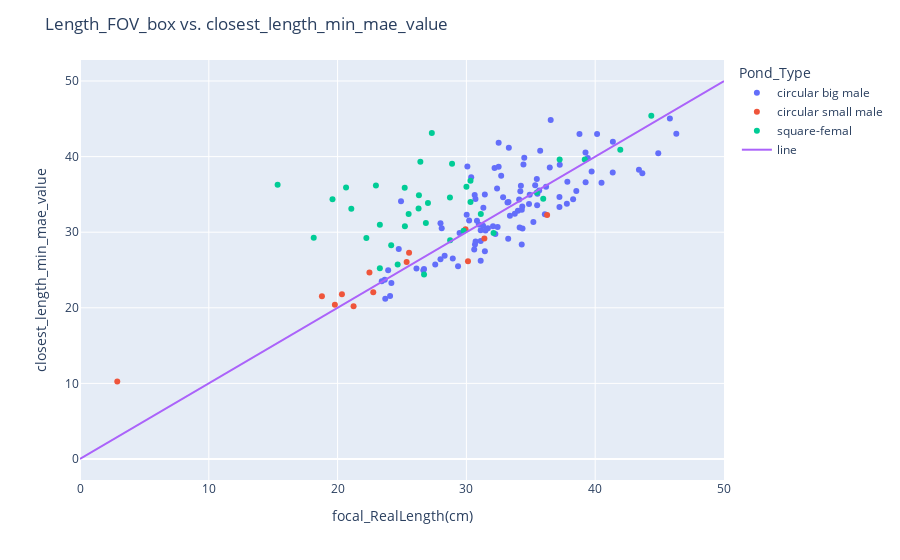

Notebook source saved alongside this figure:
### Code cell
import plotly.express as px





df['min_mpe_length-'] = df.apply(lambda row: row['Length_fov(mm)'] - row['Length_fov(mm)'] * row['min_mpe']/100, axis=1)
                                
df['min_mpe_length+']= df.apply(lambda row: row['Length_fov(mm)'] + row['Length_fov(mm)'] * row['min_mpe']/100, axis=1)

df['min_mae_length-'] = df.apply(lambda row: row['Length_fov(mm)'] -  row['min_mae'], axis=1)
df['min_mae_length+'] = df.apply(lambda row: row['Length_fov(mm)'] +  row['min_mae'], axis=1)




def get_closest_length_and_distance(row, target_length1,true_length2):
    lengths = [row['Length_1'], row['Length_2'], row['Length_3']]
    closest_length_1 = min(lengths, key=lambda x: abs(x - target_length1))
    distance_1 = abs(closest_length_1 - target_length1)
    closest_length_2 = min(lengths, key=lambda x: abs(x - true_length2))
    distance_2 = abs(closest_length_2 - true_length2)

    if distance_1 < distance_2:
        closest_length = closest_length_1
        distance = distance_1
    else:
        closest_length = closest_length_2
        distance = distance_2


    return closest_length, distance

# Apply the function to find the closest length and distance to min_mpe_length-
df['closest_length_min_mpe'] = df.apply(
    lambda row: (get_closest_length_and_distance(row, row['min_mpe_length-'],row['min_mpe_length+'])), axis=1
)

df['closest_length_min_mae'] = df.apply( lambda row: (get_closest_length_and_distance(row, row['min_mae_length-'],row['min_mae_length+'])), axis=1)

# Apply the function to find the closest length and distance to min_mpe_length+
df['closest_length_min_mae_value']=df['closest_length_min_mae'].apply(lambda x: x[0] if isinstance(x, tuple) else x)
# Assuming df cont



import plotly.graph_objects as go


#scatter plot between length_fov and closest_length_min_mae_value
fig = px.scatter(df,color='Pond_Type',x= 'focal_RealLength(cm)', y='closest_length_min_mae_value', hover_data=['Label', 'PrawnID'])
#add title
fig.update_layout(title=f'pinhole vs. closest_length_min_mae_value')
fig.add_trace(go.Scatter(x=[0, 50], y=[0, 50], mode='lines', name='line'))

#save the plot to png
fig.write_image(f'carapace pinhole vs. closest_length_min_mae_value.png')
#add a trendline

#add line


fig.show()
#
#

### Figure 1 — Plotly figure (JSON) as saved in the notebook; plotly's stock layout.template omitted (floating-point values rounded to 4 significant figures; data arrays with more than 128 entries replaced by an {"elided": "..."} marker saying what was removed)
{"data": [{"customdata": {"elided": "99x2 str values"}, "hovertemplate": "Pond_Type=circular big male<br>focal_RealLength(cm)=%{x}<br>closest_length_min_mae_value=%{y}<br>Label=%{customdata[0]}<br>PrawnID=%{customdata[1]}<extra></extra>", "legendgroup": "circular big male", "marker": {"color": "#636efa", "symbol": "circle"}, "mode": "markers", "name": "circular big male", "orientation": "v", "showlegend": true, "type": "scatter", "x": [39.42, 28.31, 44.9, 23.43, 31.11, 31.29, 35.51, 34.0, 34.3, 33.76, 30.82, 31.67, 39.26, 32.19, 24.18, 38.78, 29.47, 34.92, 27.58, 23.66, 34.1, 30.21, 33.24, 34.36, 30.07, 34.34, 34.3, 35.49, 36.47, 31.44, 34.13, 33.38, 41.36, 35.65, 43.66, 30.61, 36.09, 32.38, 39.72, 31.32, 33.27, 37.84, 27.99, 40.49, 34.23, 34.19, 27.99, 26.12, 43.4, 23.7, 30.67, 46.3, 34.86, 38.29, 39.25, 24.75, 30.71, 31.43, 32.07, 30.64, 37.25, 26.71, 30.37, 36.55, 40.15, 37.23, 37.23, 23.93, 35.47, 24.92, 34.49, 32.7, 33.3, 32.5, 32.5, 32.25, 33.19, 30.7, 34.43, 37.8, 32.85, 26.66, 36.19, 31.49, 32.42, 29.35, 31.11, 31.11, 38.53, 30.02, 35.73, 28.94, 24.08, 35.34, 41.37, 30.97, 35.2, 28.08, 45.8], "xaxis": "x", "y": [39.8, 26.89, 40.45, 23.5, 30.25, 30.86, 35.08, 32.85, 32.98, 32.45, 31.52, 30.53, 36.61, 38.49, 23.27, 42.99, 29.89, 34.97, 25.73, 23.71, 34.33, 31.56, 29.14, 30.47, 38.68, 33.38, 28.38, 33.57, 38.57, 27.48, 30.64, 32.18, 37.9, 35.52, 37.8, 27.72, 32.39, 35.79, 38.04, 33.24, 33.98, 36.67, 31.19, 36.55, 36.14, 35.42, 26.41, 25.19, 38.26, 21.2, 28.36, 43.03, 33.72, 34.37, 40.55, 27.78, 28.78, 34.97, 30.79, 34.92, 38.92, 25.12, 37.26, 44.86, 43.0, 34.65, 33.35, 24.96, 37.04, 34.09, 39.84, 37.48, 41.16, 38.66, 41.84, 29.77, 33.94, 34.38, 38.96, 33.78, 34.63, 24.96, 36.01, 30.22, 30.69, 25.48, 26.23, 28.83, 35.44, 32.32, 40.78, 26.53, 21.57, 36.22, 41.96, 31.02, 31.34, 30.52, 45.03], "yaxis": "y"}, {"customdata": [["carapace:undistorted_GX010089_11_236.jpg_gamma", "Prawn_0"], ["carapace:undistorted_GX010089_11_236.jpg_gamma", "Prawn_1"], ["carapace:undistorted_GX010089_11_236.jpg_gamma", "Prawn_2"], ["carapace:undistorted_GX010091_5_149.jpg_gamma", "Prawn_0"], ["carapace:undistorted_GX010091_5_149.jpg_gamma", "Prawn_1"], ["carapace:undistorted_GX010091_5_149.jpg_gamma", "Prawn_2"], ["carapace:undistorted_GX010091_5_149.jpg_gamma", "Prawn_3"], ["carapace:undistorted_GX010102_9_165.jpg_gamma", "Prawn_0"], ["carapace:undistorted_GX010102_9_165.jpg_gamma", "Prawn_3"], ["carapace:undistorted_GX010102_9_165.jpg_gamma", "Prawn_4"], ["carapace:undistorted_GX010102_50_1396.jpg_gamma", "Prawn_0"], ["carapace:undistorted_GX010105_28_816.jpg_gamma", "Prawn_0"], ["carapace:undistorted_GX010105_28_816.jpg_gamma", "Prawn_1"]], "hovertemplate": "Pond_Type=circular small male<br>focal_RealLength(cm)=%{x}<br>closest_length_min_mae_value=%{y}<br>Label=%{customdata[0]}<br>PrawnID=%{customdata[1]}<extra></extra>", "legendgroup": "circular small male", "marker": {"color": "#EF553B", "symbol": "circle"}, "mode": "markers", "name": "circular small male", "orientation": "v", "showlegend": true, "type": "scatter", "x": [22.47, 20.34, 30.12, 19.79, 29.94, 25.55, 2.894, 25.36, 22.77, 21.24, 36.27, 18.78, 31.4], "xaxis": "x", "y": [24.66, 21.8, 26.16, 20.39, 30.39, 27.27, 10.25, 26.07, 22.04, 20.19, 32.29, 21.54, 29.16], "yaxis": "y"}, {"customdata": [["carapace:undistorted_GX010152_36_378.jpg_gamma", "Prawn_1"], ["carapace:undistorted_GX010152_36_378.jpg_gamma", "Prawn_2"], ["carapace:undistorted_GX010155_78_1170.jpg_gamma", "Prawn_0"], ["carapace:undistorted_GX010157_68_883", "Prawn_0"], ["carapace:undistorted_GX010157_160_2259", "Prawn_0"], ["carapace:undistorted_GX010157_160_2259", "Prawn_1"], ["carapace:undistorted_GX010157_174_2582.jpg_gamma", "Prawn_0"], ["carapace:undistorted_GX010157_177_2665.jpg_gamma", "Prawn_0"], ["carapace:undistorted_GX010161_54_676.jpg_gamma.jpg_gamma", "Prawn_0"], ["carapace:undistorted_GX010161_136_2267.jpg_gamma.jpg_gamma", "Prawn_0"], ["carapace:undistorted_GX010162_72_927.jpg_gamma.jpg_gamma", "Prawn_0"], ["carapace:undistorted_GX010169_121_1249", "Prawn_0"], ["carapace:undistorted_GX010173_75_922.jpg_gamma", "Prawn_0"], ["carapace:undistorted_GX010174_62_790.jpg_gamma", "Prawn_0"], ["carapace:undistorted_GX010174_104_1236", "Prawn_0"], ["carapace:undistorted_GX010175_82_852.jpg_gamma", "Prawn_0"], ["carapace:undistorted_GX010175_215_2644.jpg_gamma", "Prawn_0"], ["carapace:undistorted_GX010175_266_3372.jpg_gamma.jpg_gamma", "Prawn_0"], ["carapace:undistorted_GX010177_232_3047", "Prawn_0"], ["carapace:undistorted_GX010178_107_2118", "Prawn_0"], ["carapace:undistorted_GX010178_107_2118", "Prawn_1"], ["carapace:undistorted_GX010178_114_2258", "Prawn_0"], ["carapace:undistorted_GX010178_189_3987.jpg_gamma", "Prawn_0"], ["carapace:undistorted_GX010178_189_3987.jpg_gamma", "Prawn_1"], ["carapace:undistorted_GX010179_88_1697.jpg_gamma", "Prawn_0"], ["carapace:undistorted_GX010179_200_3927.jpg_gamma", "Prawn_0"], ["carapace:undistorted_GX010180_91_1563", "Prawn_0"], ["carapace:undistorted_GX010180_99_1788", "Prawn_0"], ["carapace:undistorted_GX010181_101_1542", "Prawn_0"], ["carapace:undistorted_GX010183_37_685.jpg_gamma", "Prawn_0"], ["carapace:undistorted_GX010183_37_685.jpg_gamma", "Prawn_1"], ["carapace:undistorted_GX010183_37_685.jpg_gamma", "Prawn_2"], ["carapace:undistorted_GX010183_80_1633.jpg_gamma", "Prawn_0"], ["carapace:undistorted_GX010183_80_1633.jpg_gamma", "Prawn_1"], ["carapace:undistorted_GX010183_128_2852.jpg_gamma", "Prawn_0"], ["carapace:undistorted_GX010183_128_2852.jpg_gamma", "Prawn_1"]], "hovertemplate": "Pond_Type=square-femal<br>focal_RealLength(cm)=%{x}<br>closest_length_min_mae_value=%{y}<br>Label=%{customdata[0]}<br>PrawnID=%{customdata[1]}<extra></extra>", "legendgroup": "square-femal", "marker": {"color": "#00cc96", "symbol": "circle"}, "mode": "markers", "name": "square-femal", "orientation": "v", "showlegend": true, "type": "scatter", "x": [28.89, 26.42, 25.23, 18.15, 22.23, 15.34, 25.21, 26.31, 25.52, 27.32, 24.66, 26.29, 19.6, 30.0, 28.74, 31.12, 22.98, 29.78, 41.95, 24.16, 35.97, 44.36, 28.72, 37.24, 35.47, 39.19, 26.85, 32.11, 27.02, 21.06, 26.71, 20.66, 30.32, 30.32, 23.28, 23.28], "xaxis": "x", "y": [39.05, 39.33, 30.79, 29.26, 29.25, 36.28, 35.89, 34.89, 32.4, 43.11, 25.72, 33.14, 34.35, 36.01, 28.92, 32.42, 36.19, 30.19, 40.92, 28.28, 34.41, 45.41, 34.58, 39.61, 35.25, 39.61, 31.23, 29.88, 33.85, 33.1, 24.4, 35.9, 36.82, 34.01, 30.98, 25.23], "yaxis": "y"}, {"mode": "lines", "name": "line", "type": "scatter", "x": [0, 50], "y": [0, 50]}], "layout": {"legend": {"title": {"text": "Pond_Type"}, "tracegroupgap": 0}, "margin": {"t": 60}, "title": {"text": "Length_FOV_box vs. closest_length_min_mae_value"}, "xaxis": {"anchor": "y", "domain": [0, 1], "title": {"text": "focal_RealLength(cm)"}}, "yaxis": {"anchor": "x", "domain": [0, 1], "title": {"text": "closest_length_min_mae_value"}}}}
